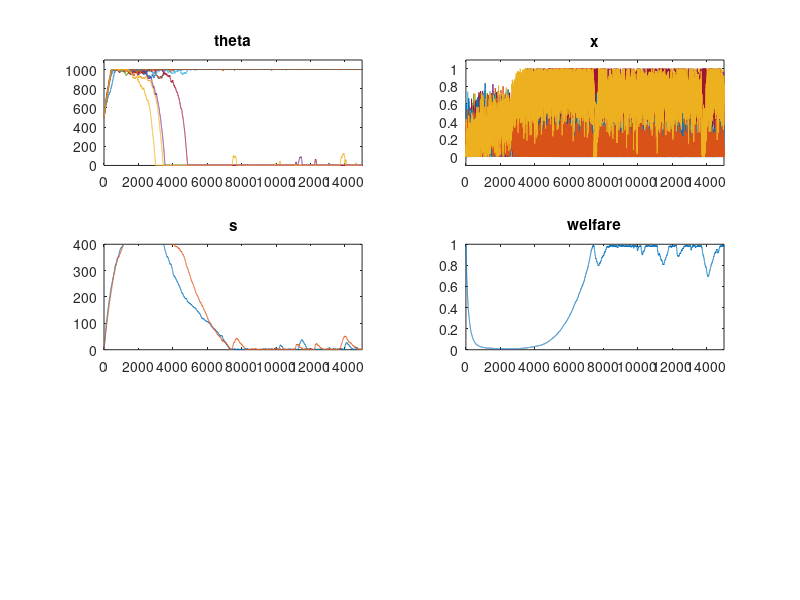

Write MATLAB code to recreate this figure.
%---------------------------------
% Initialization of the variables
function main
    global M N phi zeta theta_min theta_max delta alpha p sigma beta dt
    'start'
    N = 5;                     %Number of bees
    M = 2;                      %Number of tasks

    theta = ones(N,M)*500;      %response treshold
    x = ones(N,M)*0.1;          %fraction of time spent by individual i on task j
    s = ones(1,M);              %stimulus intensity for task j

    initial_condition = [reshape(theta, N*M,1); reshape(x, N*M,1);reshape(s,M,1)]; %intial condition for the ode_solver
    
    alpha = M+1;                %This factor has been changed in order to get convergence
                                %We could also change the delta!
                                %This change has been made because it doesn't make much sense
                                %to get an infinitely increasing stimuli for all tasks.

    delta = 1;                  %describes increase of stimuli
    p=0.2;                      %Probability individual i gives up performing task j in time interval
    zeta=4;                    %learning
    phi=2;                      %forgetting
    sigma=0.1;                  %sigma for gaussian distribution
    dt=1;
    end_time = 15000;
    
    theta_min=1;
    theta_max=1000;
    
    %[T,Y]=ode45(@ode_function, [0 3000], initial_condition);
    [T,Y]=euler_method(@ode_function, [0 end_time], initial_condition,dt);
    

    %plot(T,Y(:,1:M*N),'-o')
    %plot(T,Y(:,13),'-r')
    subplot(3,2,1)
    plot(T,Y(1:M*N,:),'-')
    axis([0 end_time 0 1100])
    title('theta')
    
    subplot(3,2,2)
    plot(T,Y(M*N+1:M*N*2,:),'-')
    axis([0 end_time -0.1 1.1])
    title('x')
    
    subplot(3,2,3)
    plot(T,Y(M*N*2+1:M*N*2+M,:),'-')
    title('s')
    axis([0 end_time 0 400])
    
    %here is a first version of welfare implementation
    %of course we can use another function to estimate welfare
    %welfare = 1 ./ (Y(M*N*2+1,:) + 1);
    %for i=2:M
    %    welfare = welfare + 1./ (Y(M*N*2+i,:) + 1);
    %end
    
    %with the above welfare, low stimuli drive the welfare to be high, 
    %while high stimuli don't have much importance
    %maybe the welfare should rather be determined by the high stimuli:
    sumstimuli = 0;
    for i=1:M
        sumstimuli = sumstimuli + Y(M*N*2+i,:);
    end
    welfare = exp(-sumstimuli / (M*100));
    
    subplot(3,2,4)
    plot(T,welfare,'-')
    axis([0 end_time 0 1])
    title('welfare')
    
end


function dy = ode_function(t,y)
    global M N phi zeta theta_min theta_max delta alpha p sigma dt
    dy = zeros(2*N*M+M,1);
    
    %theta matrix
    for j=1:M
        for i=1:N
            %factor = 0;
            %y((j-1)*N + i, 1);
            %if (y((j-1)*N + i, 1) > theta_min) && (y((j-1)*N + i, 1)<theta_max)
            %    factor = 1;
            %end 
            dy((j-1)*N + i, 1) = [(1 - y((j-1)*N + i +N*M, 1))*phi- y((j-1)*N + i +N*M, 1)*zeta];
            %xij: dy((i-1)*N + j +N*M, 1)  
        end
    end
    
    %x matrix
    for j=1:M
        for i=1:N
            sum = 0;
            for w=1:M
                sum = sum+y(M*N+(w-1)*N + i);
            end
            %gaussian_sp = 0;
            %here is a attempt to get the gaussian centerd process
            %unfortunately the gaussian random number generator seems to be
            %way to slow!!!
            %%%gaussian_sp = normrnd(0,sigma);
            gaussian_sp = sqrt(dt)*sigma*randn;
            
            dy(M*N+(j-1)*N + i, 1) = (y(M*N*2+j)^2/(y(M*N*2+j)^2+y((j-1)*N + i)^2)+0.0001)*(1-sum)-p*y(M*N+(j-1)*N + i, 1)+gaussian_sp;
        end
    end 
  
    %s matrix
    for j=1:M
        %it makes no sense to have a negative value for the stiumuli
        sum=0;
        for i=1:N
            %it makes no sense to have a negative value for the stiumuli
            sum = sum + alpha/N*y(M*N+(j-1)*N+i);
        end
        
        if ~((y(2*M*N+j)<=0) && ((delta - sum)<0))
            dy(2*M*N+j)= dy(2*M*N+j) + delta - sum;
        end
    end
    
    
end


function [T,Y] = euler_method(fun,time, y0, h)
    global M N theta_min theta_max
    T = [];
    Y = [];
    T = [T,time(1)];
    Y = [Y,y0];
    
    
    y_eul = y0;
    t_eul = time(1);
    
    number = (time(2)-time(1))/h;
    
    for j=1:number
        %if(j==number/2)
            %theta matrix
         %   for k=1:M
          %      for i=1:N
           %         y_eul((k-1)*N + i) = 500;
            %        y_eul(N*M + (k-1)*N + i) = 0.1;
             %   end
            %end
        %end
        y_eul = y_eul + h*fun(t_eul,y_eul);
        t_eul = t_eul + h ;
        
        for k=1:M
            for i=1:N
                if(y_eul((k-1)*N + i)<theta_min)
                    y_eul((k-1)*N + i)=theta_min;
                end
                if(y_eul((k-1)*N + i)>theta_max)
                    y_eul((k-1)*N + i)=theta_max;
                end
                if(y_eul(N*M + (k-1)*N + i)< 0.0)
                    y_eul(N*M + (k-1)*N + i) = 0;
                end
                if(y_eul(N*M + (k-1)*N + i) > 1.0)
                    y_eul(N*M + (k-1)*N + i) = 1;
               end
            end
        end 
        
        Y = [Y, y_eul];
        T = [T, t_eul];
    end
    

end 
